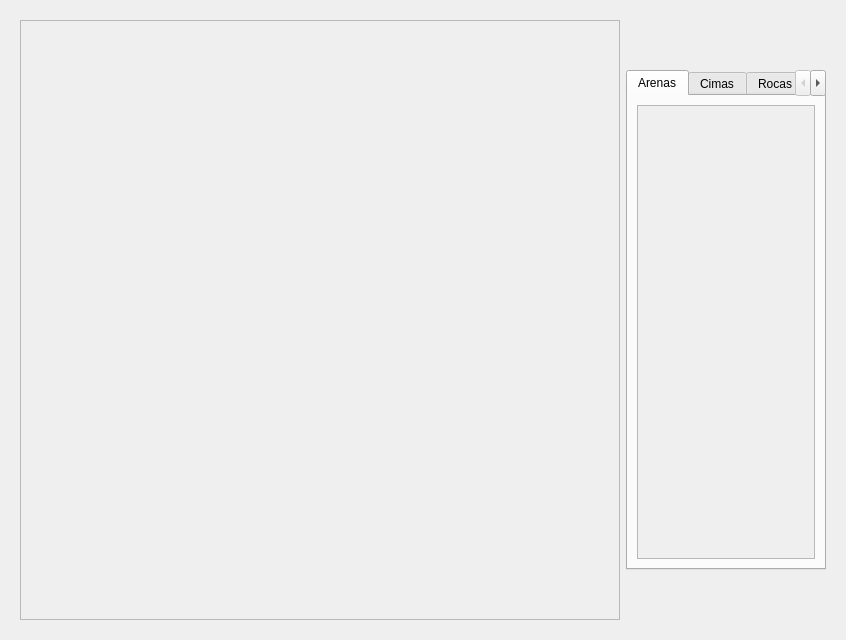
<?xml version="1.0" encoding="UTF-8"?>
<ui version="4.0">
 <class>Editor</class>
 <widget class="QWidget" name="Editor">
  <property name="geometry">
   <rect>
    <x>0</x>
    <y>0</y>
    <width>837</width>
    <height>628</height>
   </rect>
  </property>
  <property name="sizePolicy">
   <sizepolicy hsizetype="Fixed" vsizetype="Fixed">
    <horstretch>0</horstretch>
    <verstretch>0</verstretch>
   </sizepolicy>
  </property>
  <property name="windowTitle">
   <string>Editor de mapas de Dune</string>
  </property>
  <layout class="QGridLayout" name="gridLayout_3">
   <item row="0" column="1">
    <widget class="QWidget" name="centralwidget" native="true">
     <layout class="QHBoxLayout" name="horizontalLayout_2">
      <item>
       <widget class="QScrollArea" name="scrollArea_mapa">
        <property name="sizePolicy">
         <sizepolicy hsizetype="Preferred" vsizetype="Preferred">
          <horstretch>0</horstretch>
          <verstretch>0</verstretch>
         </sizepolicy>
        </property>
        <property name="minimumSize">
         <size>
          <width>600</width>
          <height>600</height>
         </size>
        </property>
        <property name="maximumSize">
         <size>
          <width>1000</width>
          <height>1000</height>
         </size>
        </property>
        <property name="widgetResizable">
         <bool>true</bool>
        </property>
        <widget class="QWidget" name="scrollArea_widget_mapa">
         <property name="geometry">
          <rect>
           <x>0</x>
           <y>0</y>
           <width>602</width>
           <height>598</height>
          </rect>
         </property>
         <property name="sizePolicy">
          <sizepolicy hsizetype="Expanding" vsizetype="Expanding">
           <horstretch>0</horstretch>
           <verstretch>0</verstretch>
          </sizepolicy>
         </property>
         <widget class="QWidget" name="layoutWidget">
          <property name="geometry">
           <rect>
            <x>0</x>
            <y>0</y>
            <width>601</width>
            <height>591</height>
           </rect>
          </property>
          <layout class="QGridLayout" name="mapLayout">
           <property name="sizeConstraint">
            <enum>QLayout::SetDefaultConstraint</enum>
           </property>
           <property name="spacing">
            <number>0</number>
           </property>
          </layout>
         </widget>
        </widget>
       </widget>
      </item>
      <item>
       <widget class="QTabWidget" name="tabWidget">
        <property name="sizePolicy">
         <sizepolicy hsizetype="Fixed" vsizetype="Fixed">
          <horstretch>0</horstretch>
          <verstretch>0</verstretch>
         </sizepolicy>
        </property>
        <property name="minimumSize">
         <size>
          <width>200</width>
          <height>500</height>
         </size>
        </property>
        <property name="maximumSize">
         <size>
          <width>200</width>
          <height>500</height>
         </size>
        </property>
        <property name="currentIndex">
         <number>0</number>
        </property>
        <widget class="QWidget" name="tab_arenas">
         <attribute name="title">
          <string>Arenas</string>
         </attribute>
         <layout class="QGridLayout" name="gridLayout_5">
          <item row="0" column="0">
           <widget class="QScrollArea" name="scrollArea_arenas">
            <property name="widgetResizable">
             <bool>true</bool>
            </property>
            <widget class="QWidget" name="scrollArea_widget_arena">
             <property name="geometry">
              <rect>
               <x>0</x>
               <y>0</y>
               <width>180</width>
               <height>455</height>
              </rect>
             </property>
             <property name="sizePolicy">
              <sizepolicy hsizetype="Expanding" vsizetype="Expanding">
               <horstretch>0</horstretch>
               <verstretch>0</verstretch>
              </sizepolicy>
             </property>
             <property name="maximumSize">
              <size>
               <width>16777215</width>
               <height>16777215</height>
              </size>
             </property>
             <widget class="QWidget" name="verticalLayoutWidget">
              <property name="geometry">
               <rect>
                <x>9</x>
                <y>9</y>
                <width>171</width>
                <height>441</height>
               </rect>
              </property>
              <layout class="QVBoxLayout" name="verticalLayout_arena"/>
             </widget>
            </widget>
           </widget>
          </item>
         </layout>
        </widget>
        <widget class="QWidget" name="tab_cimas">
         <attribute name="title">
          <string>Cimas</string>
         </attribute>
         <layout class="QGridLayout" name="gridLayout_4">
          <item row="0" column="0">
           <widget class="QScrollArea" name="scrollArea_cimas">
            <property name="widgetResizable">
             <bool>true</bool>
            </property>
            <widget class="QWidget" name="scrollArea_widget_cima">
             <property name="geometry">
              <rect>
               <x>0</x>
               <y>0</y>
               <width>180</width>
               <height>455</height>
              </rect>
             </property>
             <property name="sizePolicy">
              <sizepolicy hsizetype="Expanding" vsizetype="Expanding">
               <horstretch>0</horstretch>
               <verstretch>0</verstretch>
              </sizepolicy>
             </property>
             <widget class="QWidget" name="verticalLayoutWidget_2">
              <property name="geometry">
               <rect>
                <x>9</x>
                <y>9</y>
                <width>171</width>
                <height>441</height>
               </rect>
              </property>
              <layout class="QVBoxLayout" name="verticalLayout_cima"/>
             </widget>
            </widget>
           </widget>
          </item>
         </layout>
        </widget>
        <widget class="QWidget" name="tab_rocas">
         <attribute name="title">
          <string>Rocas</string>
         </attribute>
         <layout class="QGridLayout" name="gridLayout">
          <item row="0" column="0">
           <widget class="QScrollArea" name="scrollArea_rocas">
            <property name="widgetResizable">
             <bool>true</bool>
            </property>
            <widget class="QWidget" name="scrollArea_widget_roca">
             <property name="geometry">
              <rect>
               <x>0</x>
               <y>0</y>
               <width>180</width>
               <height>455</height>
              </rect>
             </property>
             <property name="sizePolicy">
              <sizepolicy hsizetype="Expanding" vsizetype="Expanding">
               <horstretch>0</horstretch>
               <verstretch>0</verstretch>
              </sizepolicy>
             </property>
             <widget class="QWidget" name="verticalLayoutWidget_3">
              <property name="geometry">
               <rect>
                <x>9</x>
                <y>9</y>
                <width>171</width>
                <height>441</height>
               </rect>
              </property>
              <layout class="QVBoxLayout" name="verticalLayout_roca"/>
             </widget>
            </widget>
           </widget>
          </item>
         </layout>
        </widget>
        <widget class="QWidget" name="tab_especias">
         <attribute name="title">
          <string>Especias</string>
         </attribute>
         <layout class="QGridLayout" name="gridLayout_7">
          <item row="0" column="0">
           <widget class="QScrollArea" name="scrollArea_especias">
            <property name="widgetResizable">
             <bool>true</bool>
            </property>
            <widget class="QWidget" name="scrollArea_widget_especia">
             <property name="geometry">
              <rect>
               <x>0</x>
               <y>0</y>
               <width>180</width>
               <height>455</height>
              </rect>
             </property>
             <widget class="QWidget" name="verticalLayoutWidget_4">
              <property name="geometry">
               <rect>
                <x>9</x>
                <y>9</y>
                <width>171</width>
                <height>441</height>
               </rect>
              </property>
              <layout class="QVBoxLayout" name="verticalLayout_especia"/>
             </widget>
            </widget>
           </widget>
          </item>
         </layout>
        </widget>
        <widget class="QWidget" name="tab_precipicios">
         <attribute name="title">
          <string>Precipicios</string>
         </attribute>
         <layout class="QGridLayout" name="gridLayout_6">
          <item row="0" column="0">
           <widget class="QScrollArea" name="scrollArea_precipicios">
            <property name="widgetResizable">
             <bool>true</bool>
            </property>
            <widget class="QWidget" name="scrollArea_widget_precipicio">
             <property name="geometry">
              <rect>
               <x>0</x>
               <y>0</y>
               <width>180</width>
               <height>455</height>
              </rect>
             </property>
             <property name="sizePolicy">
              <sizepolicy hsizetype="Expanding" vsizetype="Expanding">
               <horstretch>0</horstretch>
               <verstretch>0</verstretch>
              </sizepolicy>
             </property>
             <widget class="QWidget" name="verticalLayoutWidget_5">
              <property name="geometry">
               <rect>
                <x>9</x>
                <y>9</y>
                <width>171</width>
                <height>441</height>
               </rect>
              </property>
              <layout class="QVBoxLayout" name="verticalLayout_precipicio"/>
             </widget>
            </widget>
           </widget>
          </item>
         </layout>
        </widget>
        <widget class="QWidget" name="tab_dunas">
         <attribute name="title">
          <string>Dunas</string>
         </attribute>
         <layout class="QGridLayout" name="gridLayout_2">
          <item row="0" column="0">
           <widget class="QScrollArea" name="scrollArea_dunas">
            <property name="widgetResizable">
             <bool>true</bool>
            </property>
            <widget class="QWidget" name="scrollArea_widget_duna">
             <property name="geometry">
              <rect>
               <x>0</x>
               <y>0</y>
               <width>180</width>
               <height>455</height>
              </rect>
             </property>
             <widget class="QWidget" name="verticalLayoutWidget_6">
              <property name="geometry">
               <rect>
                <x>9</x>
                <y>9</y>
                <width>171</width>
                <height>441</height>
               </rect>
              </property>
              <layout class="QVBoxLayout" name="verticalLayout_duna"/>
             </widget>
            </widget>
           </widget>
          </item>
         </layout>
        </widget>
        <widget class="QWidget" name="tab_jugadores">
         <attribute name="title">
          <string>Jugadores</string>
         </attribute>
         <layout class="QGridLayout" name="gridLayout_9">
          <item row="0" column="0">
           <widget class="QScrollArea" name="scrollArea_jugadores">
            <property name="widgetResizable">
             <bool>true</bool>
            </property>
            <widget class="QWidget" name="scrollArea_widget_jugador">
             <property name="geometry">
              <rect>
               <x>0</x>
               <y>0</y>
               <width>180</width>
               <height>455</height>
              </rect>
             </property>
             <property name="sizePolicy">
              <sizepolicy hsizetype="Preferred" vsizetype="Preferred">
               <horstretch>0</horstretch>
               <verstretch>0</verstretch>
              </sizepolicy>
             </property>
             <widget class="QWidget" name="verticalLayoutWidget_7">
              <property name="geometry">
               <rect>
                <x>9</x>
                <y>9</y>
                <width>171</width>
                <height>441</height>
               </rect>
              </property>
              <layout class="QVBoxLayout" name="verticalLayout_jugador"/>
             </widget>
            </widget>
           </widget>
          </item>
         </layout>
        </widget>
       </widget>
      </item>
     </layout>
    </widget>
   </item>
  </layout>
 </widget>
 <resources/>
 <connections/>
</ui>
